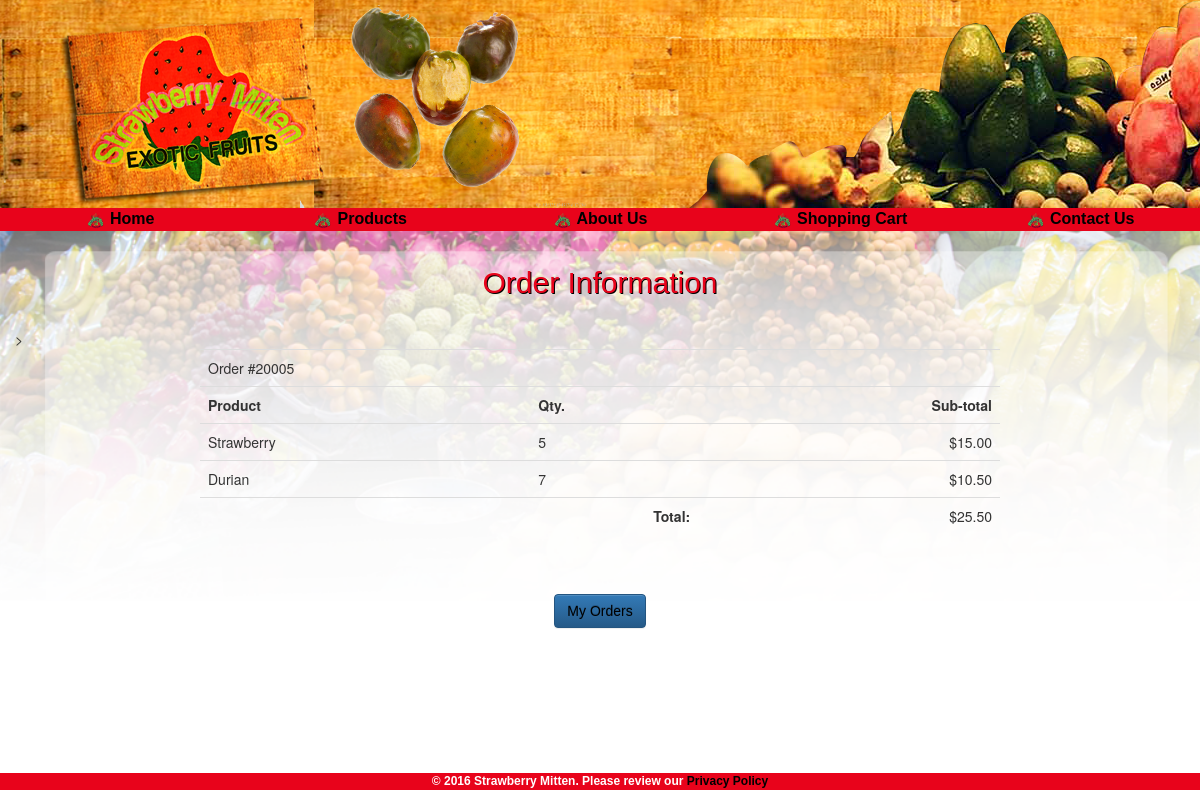
/order_view.php?o=20005 (signed in), run on the app's committed database.
### tables this page shows
CREATE TABLE OrderItems
(
  order_num  int           NOT NULL ,
  order_item int           NOT NULL ,
  plu_id     char(10)      NOT NULL ,
  quantity   int           NOT NULL ,
  prod_price decimal(8,2)  NOT NULL
);

CREATE TABLE Products
(
  plu_id    	char(4)      NOT NULL ,
  prod_name  	char(25)     NOT NULL ,
  prod_price 	decimal(8,2) NOT NULL ,
  prod_desc  	text         NULL ,
  prod_notes	text		     NULL ,
  prod_onhand smallint	   	 NULL ,
  prod_image  char(30)     NOT NULL
);

### inc/products.php (called while the page is built, shortened)
<?php
function check_product($id) {
  $id = addslashes($id);
  $db = connect_db();
  $q = "SELECT prod_name FROM Products WHERE plu_id='".$id."'";
  $res = @$db->query($q);
  $num_rows = @$res->num_rows;
  if($num_rows > 0)
    return true;
  else
    return false;
}
function get_product_info($id) {
  $db = connect_db();
  $q = "SELECT * FROM Products WHERE plu_id='".$id."'";
  $res = @$db->query($q);
  $res = @$res->fetch_assoc();
  return $res;
}
?>

### inc/user_orders.php (the view, shortened to what this page needs)
<?php
include_once("inc/products.php");
function get_user_order($orderid) {
  $db = connect_db();
  $q = "SELECT * FROM OrderItems WHERE order_num='".$orderid."'";
  $res = $db->query($q);
  $res = res_to_array($res);
  return $res;
}
function display_order($order) {
  if(empty($order)) {
    echo "<table align=\"center\"><tr><td style=\"text-align: center\">Invalid order.</td></tr></table>\n";
  }
  else {
	echo "<table align=\"center\" class=\"table\" style=\"max-width: 800px;\">\n";
	echo "<tr><td colspan=\"3\">Order #".$order[0]['order_num']."</td></tr>\n";
	echo "<tr><th>Product</th><th>Qty.</th>><th style=\"text-align: right\">Sub-total</th></tr>\n";
	$total = 0;
    foreach($order as $product) {
	  $product_info = get_product_info($product['plu_id']);
	  $subtot = number_format($product['prod_price'] * $product['quantity'], 2);
	  $total += $subtot;
	  echo "<tr>";
	  echo "<td>".htmlspecialchars($product_info['prod_name'])."</td>";
	  echo "<td>".$product['quantity']."</td>";
	  echo "<td style=\"text-align: right\">$".$subtot."</td>";
	  echo "</tr>\n";
	}
	echo "<tr><td colspan=\"2\" style=\"text-align: right\"><b>Total:</b></td><td style=\"text-align: right\">$".number_format($total, 2)."</td></tr>\n";
	echo "</table>\n";
  }
}
?>

### css/main.css (style rules this page uses)
.siteimage { background-size: cover; background-repeat: no-repeat; }

### data on the page
orderitems: order_num "20005", plu.prod_name "Strawberry", quantity "5", subtot "15.00"
orderitems: plu.prod_name "Durian", quantity "7", subtot "10.50"

### other printed values
$total "25.50"
